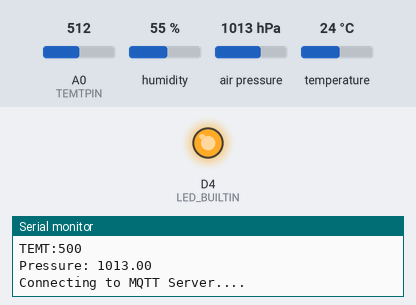
A sketch run on a simulated ESP8266 (NodeMCU). Parts: output pins drawn as LEDs (lit = HIGH, except the on-board LED, lit = LOW), the last lines printed to the serial monitor. Inputs (shaded band) come from the test bench; at power-on: A0 (TEMTPIN) = 512, humidity 55 %, air pressure 1013 hPa, temperature 24 °C. WiFi joins after 1.5 s; servers stay silent unless stated; no MQTT or app messages arrive unless stated.

Above: at 1.64 s.
At 16.6 s:
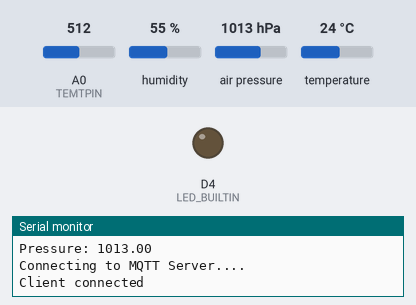
Timing chart, 0 to 40.6 s (numbered marks = the images above):
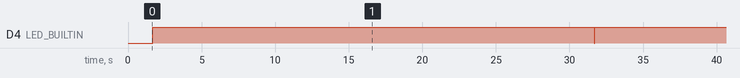

Measured:
- by itself, D4 (LED_BUILTIN): alternates HIGH for 30.0 s and LOW for 0.03 s

The sketch:

esp8266.ino
```cpp
#include "Adafruit_Sensor.h"
#include <DHT.h>
#include <ESP8266WiFi.h>
#include <Adafruit_BMP280.h>
#include <PubSubClient.h>

const char* ssid = "your_SSID";
const char* pwd = "your WiFi password";

#define DHTPIN D5
#define DHTTYPE DHT11
#define TEMTPIN A0

WiFiClient client;
DHT dht(DHTPIN, DHTTYPE);
Adafruit_BMP280 bme;

// Setup MQTT client
PubSubClient mqttClient(client);

IPAddress mqtt_server(192, 168, 1, 3);
char *topic = "channel1";

void setup() {
  Serial.begin(115200);
  pinMode(LED_BUILTIN, OUTPUT);

  dht.begin();
  WiFi.begin(ssid, pwd);
  Serial.println("Connecting to Wifi...");
  while (WiFi.status() != WL_CONNECTED) {
    Serial.println("..");
    delay(400);
  }

  initMQTT();
  bme.begin();
  Serial.println("Wifi connected.");
}

void loop() {

    digitalWrite(LED_BUILTIN, LOW); // Led ON

  float h = dht.readHumidity();
  float t = dht.readTemperature();
  float press = bme.readPressure() / 100;

  int lightVal = analogRead(TEMTPIN) * 0.9765625;
  Serial.println("Temperature: " + String(t));
  Serial.println("Humidity: " + String(h));
  Serial.println("TEMT:" + String(lightVal));
  Serial.println("Pressure: " + String(press));

  // Connect to MQTT server
  if (!client.connected()) {
    connect();
  }

  String payload="{\"temp\":\"" + String(t) + "\", \"hum\":\"" + String(h) + "\", \"press\": \"" + String(press) + "\", \"light\":\"" + String(lightVal) + "\"}";


  mqttClient.publish(topic, payload.c_str());

  digitalWrite(LED_BUILTIN, HIGH);
  delay(30000);

}

void initMQTT() {
   mqttClient.setServer(mqtt_server, 1883);

}

void connect() {
   while (!mqttClient.connected()) {
      Serial.println("Connecting to MQTT Server....");
      boolean result = mqttClient.connect("euryeury23429");
      if (result) {
        Serial.println("Client connected");
      }
      else {
        Serial.println("Client not connected. Next attempt in 5 secs");
        delay(5000);
      }
   }
}
```
